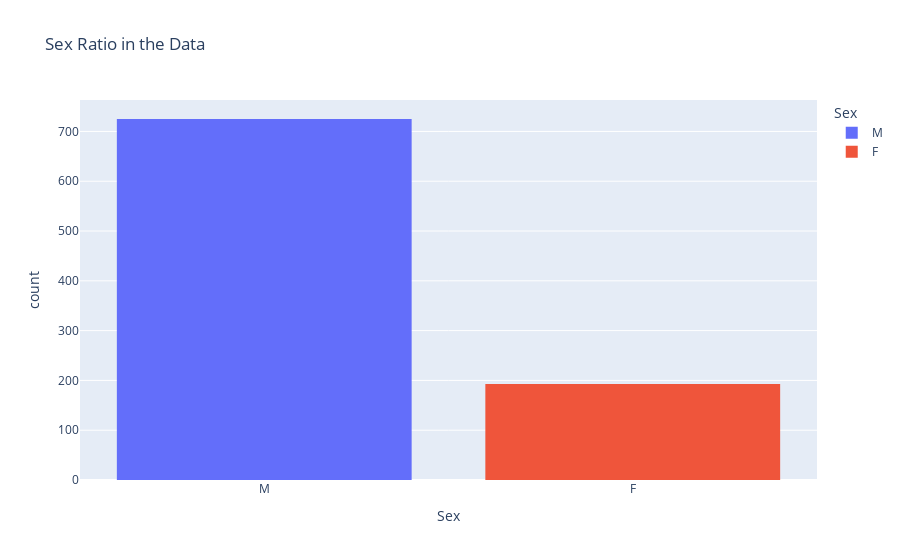

The code cell stored with this chart in its notebook:
### Code cell
fig=px.histogram(df,
                 x="Sex",
                 color = "Sex",
                 hover_data=df.columns,
                 title="Sex Ratio in the Data")
fig.show()

### Figure 1 — Plotly figure (JSON) as saved in the notebook; plotly's stock layout.template omitted (floating-point values rounded to 4 significant figures; data arrays with more than 128 entries replaced by an {"elided": "..."} marker saying what was removed)
{"data": [{"alignmentgroup": "True", "bingroup": "x", "hovertemplate": "Sex=%{x}<br>count=%{y}<extra></extra>", "legendgroup": "M", "marker": {"color": "#636efa", "pattern": {"shape": ""}}, "name": "M", "offsetgroup": "M", "orientation": "v", "showlegend": true, "type": "histogram", "x": {"elided": "725 str values"}, "xaxis": "x", "yaxis": "y"}, {"alignmentgroup": "True", "bingroup": "x", "hovertemplate": "Sex=%{x}<br>count=%{y}<extra></extra>", "legendgroup": "F", "marker": {"color": "#EF553B", "pattern": {"shape": ""}}, "name": "F", "offsetgroup": "F", "orientation": "v", "showlegend": true, "type": "histogram", "x": {"elided": "193 str values"}, "xaxis": "x", "yaxis": "y"}], "layout": {"barmode": "relative", "legend": {"title": {"text": "Sex"}, "tracegroupgap": 0}, "title": {"text": "Sex Ratio in the Data"}, "xaxis": {"anchor": "y", "categoryarray": ["M", "F"], "categoryorder": "array", "domain": [0, 1], "title": {"text": "Sex"}}, "yaxis": {"anchor": "x", "domain": [0, 1], "title": {"text": "count"}}}}
